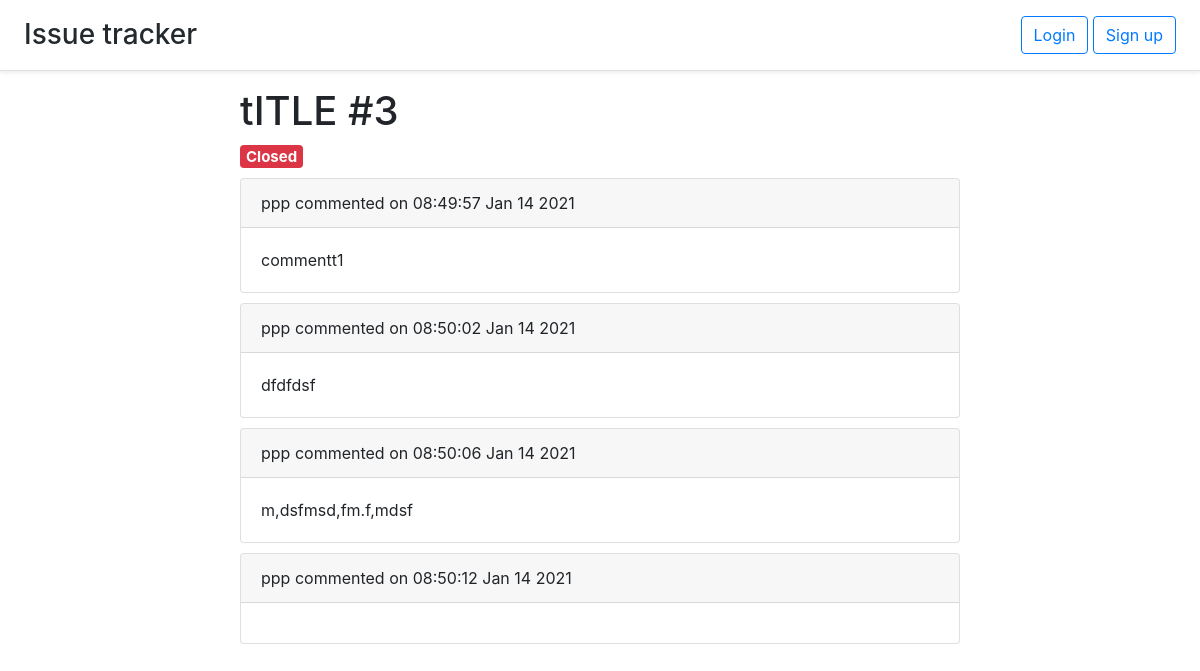
Page /issue/3 on the committed database.
### issue.py (models this page shows, shortened)
class Issue(db.Model):
    id = db.Column(db.Integer, primary_key=True)
    title = db.Column(db.String(50), nullable=False)
    user_id = db.Column(db.Integer, db.ForeignKey('user.id'))
    comments = db.relationship('Comment', backref='issue', lazy='dynamic')
    labels = db.relationship('Label', backref='issue', lazy='dynamic')
    is_open = db.Column(db.BOOLEAN, default=True)
    timestamp = db.Column(db.DateTime, default=datetime.utcnow)
    def title_and_id(self):
        return self.title + ' #' + str(self.id)

### comment.py (models this page shows)
class Comment(db.Model):
    id = db.Column(db.Integer, primary_key=True)
    text = db.Column(db.Text, nullable=False)
    timestamp = db.Column(db.DateTime, default=datetime.utcnow)
    user_id = db.Column(db.Integer, db.ForeignKey('user.id'))
    issue_id = db.Column(db.Integer, db.ForeignKey('issue.id'))
    def pretty_date(self):
        return self.timestamp.strftime("%H:%M:%S %b %d %Y")

### auth.py (models this page shows)
class User(UserMixin, db.Model):
    id = db.Column(db.Integer, primary_key=True)
    email = db.Column(db.String(100), unique=True)
    password = db.Column(db.String(100))
    name = db.Column(db.String(100))
    issues = db.relationship('Issue', backref='user', lazy='dynamic')
    comments = db.relationship('Comment', backref='user', lazy='dynamic')

### comment.py (the view)
@comments.route('/issue/<int:issue_id>')
def show_issues(issue_id):
    return render_template('issuepage.html', issue=issue.Issue.query.get(issue_id))

### templates/issuepage.html (shortened to what this page needs)
{% extends 'base.html' %}
{% block content %}
<h1>{{ issue.title_and_id() }}</h1>
<h5>
  {% if issue.is_open %}
  <span class="badge badge-success">Open</span>
  {% else %}
  <span class="badge badge-danger">Closed</span>
  {% endif %}
</h5>
{% for comment in issue.comments.all() %}
<div class="card">
      <div class="card-header">
        {{ comment.user.name }} commented on {{ comment.pretty_date() }}
      </div>
      <div class="card-body"> {{ comment.text }}</div>
</div>
{% endfor %}
{% endblock %}

### templates/base.html (shortened to what this page needs)
<!doctype html>
<html lang="en">
<head>
    <link rel= "stylesheet" type= "text/css" href= "{{ url_for('static',filename='base.css') }}">
    <link rel="stylesheet" href="https://stackpath.bootstrapcdn.com/bootstrap/4.5.2/css/bootstrap.min.css">
</head>
<body>
<header class="d-flex flex-column flex-md-row align-items-center p-3 px-md-4 mb-3 bg-white border-bottom shadow-sm">
        <a class="link-gray-dark h3 my-0 me-md-auto fw-normal" href="/">
              Issue tracker
        </a>
  <nav class="my-2 my-md-0 me-md-3">
    {% if current_user.is_authenticated %}
    <h5 class="logged">You are logged in as {{ current_user.name }} </h5>
    {% else %}
    <a class="btn btn-outline-primary" href="/login">Login</a>
    <a class="btn btn-outline-primary" href="/signup">Sign up</a>
    {% endif %}
  </nav>
</header>
<div id="content" class="content">{% block content %}{% endblock %}</div>
</body>
</html>

### static/base.css (style rules this page uses)
html, body { height: 100%; }
.content { margin-left: 20%; margin-right: 20%; }
.link-gray-dark { color: #24292e; text-decoration: none!important; }
.my-0 { margin-right: auto!important; }
.card { margin-top: 10px; }

### rows in the picture
Issue: title_and_id "tITLE #3"
Comment: user.name "ppp", pretty_date "08:49:57 Jan 14 2021", text "commentt1"
Comment: user.name "ppp", pretty_date "08:50:02 Jan 14 2021", text "dfdfdsf"
Comment: user.name "ppp", pretty_date "08:50:06 Jan 14 2021", text "m,dsfmsd,fm.f,mdsf"
Comment: user.name "ppp", pretty_date "08:50:12 Jan 14 2021"
